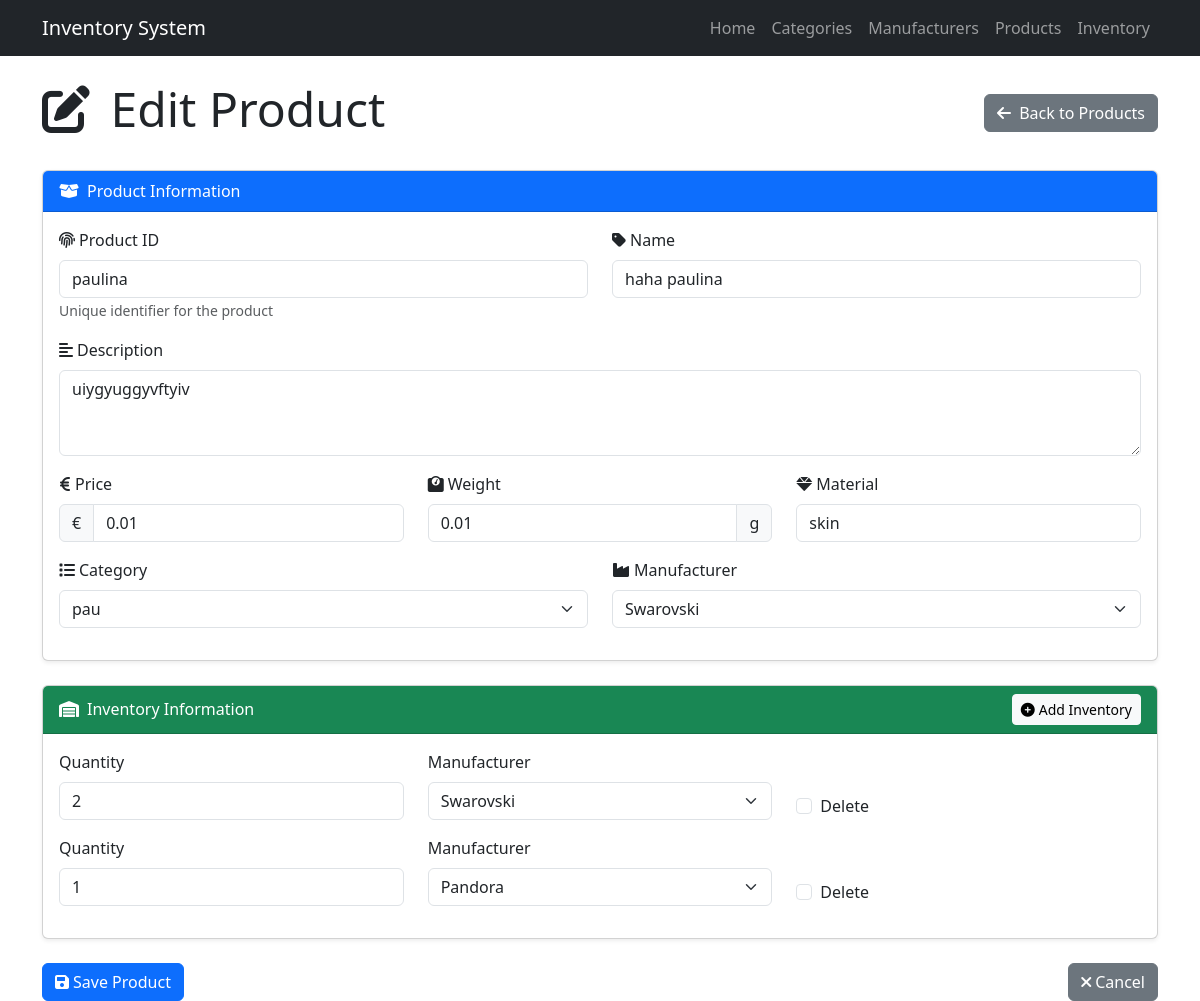
The app's page /pages/products_edit.php?id=paulina with its own data.
### tables this page shows
CREATE TABLE `preke` (
  `id` varchar(20) NOT NULL,
  `pavadinimas` varchar(200) NOT NULL,
  `aprasymas` text DEFAULT NULL,
  `kaina` decimal(10,2) NOT NULL,
  `svoris` decimal(10,2) DEFAULT NULL,
  `medziaga` varchar(100) DEFAULT NULL,
  `fk_GAMINTOJASgamintojo_id` varchar(20) NOT NULL,
  `fk_KATEGORIJAid_KATEGORIJA` int(11) NOT NULL
);

CREATE TABLE `kategorija` (
  `id_KATEGORIJA` int(11) NOT NULL,
  `pavadinimas` varchar(100) NOT NULL,
  `aprasymas` text DEFAULT NULL
);

CREATE TABLE `gamintojas` (
  `gamintojo_id` varchar(20) NOT NULL,
  `pavadinimas` varchar(100) NOT NULL,
  `salis` varchar(50) DEFAULT NULL,
  `kontaktai` text NOT NULL
);

CREATE TABLE `sandeliuojama_preke` (
  `id_SANDELIUOJAMA_PREKE` int(11) NOT NULL,
  `kiekis` int(11) NOT NULL DEFAULT 0,
  `fk_PREKEid` varchar(20) NOT NULL,
  `fk_GAMINTOJASgamintojo_id` varchar(20) NOT NULL
);

### pages/products_edit.php (the view, shortened to what this page needs)
<?php
include '../includes/header.php';
include '../includes/db_connect.php';
$product_id = isset($_GET['id']) ? $_GET['id'] : '';
$is_edit_mode = !empty($product_id);
$product_data = [];
$inventory_items = [];
$categories_query = "SELECT id_KATEGORIJA, pavadinimas FROM kategorija ORDER BY id_KATEGORIJA";
$categories_result = $conn->query($categories_query);
$manufacturers_query = "SELECT gamintojo_id, pavadinimas FROM gamintojas ORDER BY gamintojo_id";
$manufacturers_result = $conn->query($manufacturers_query);
if ($is_edit_mode) {
    $product_query = "SELECT * FROM preke WHERE id = ?";
    $stmt = $conn->prepare($product_query);
    $stmt->bind_param("s", $product_id);
    $stmt->execute();
    $result = $stmt->get_result();
    if ($result->num_rows > 0) {
        $product_data = $result->fetch_assoc();
    } else {
        $error_message = "Product not found.";
        $is_edit_mode = false;
    }
    $inventory_query = "SELECT sp.*, g.pavadinimas as manufacturer_name
                       FROM sandeliuojama_preke sp
                       JOIN gamintojas g ON sp.fk_GAMINTOJASgamintojo_id = g.gamintojo_id
                       WHERE sp.fk_PREKEid = ?";
    $stmt = $conn->prepare($inventory_query);
    $stmt->bind_param("s", $product_id);
    $stmt->execute();
    $inventory_result = $stmt->get_result();
    while ($item = $inventory_result->fetch_assoc()) {
        $inventory_items[] = $item;
    }
}
?>
<div class="container mt-4">
    <div class="d-flex justify-content-between align-items-center mb-4">
        <h1 class="display-5">
            <i class="fas fa-<?php echo $is_edit_mode ? 'edit' : 'plus-circle'; ?> me-2"></i>
            <?php echo $is_edit_mode ? 'Edit Product' : 'Add New Product'; ?>
        </h1>
        <a href="products.php" class="btn btn-secondary">
            <i class="fas fa-arrow-left me-1"></i> Back to Products
        </a>
    </div>
    <form method="post" action="">
        <div class="card mb-4 shadow-sm">
            <div class="card-header bg-primary text-white">
                <i class="fas fa-box-open me-2"></i>Product Information
            </div>
            <div class="card-body">
                <div class="row">
                    <div class="col-md-6 mb-3">
                        <label for="product_id" class="form-label">
                            <i class="fas fa-fingerprint me-1"></i>Product ID
                        </label>
                        <input type="text" class="form-control" id="product_id" name="product_id"
                            value="<?php echo htmlspecialchars($is_edit_mode ? $product_data['id'] : ''); ?>"
                            <?php echo $is_edit_mode ? 'readonly' : ''; ?> required>
                        <small class="form-text text-muted">Unique identifier for the product</small>
                    </div>
                    <div class="col-md-6 mb-3">
                        <label for="pavadinimas" class="form-label">
                            <i class="fas fa-tag me-1"></i>Name
                        </label>
                        <input type="text" class="form-control" id="pavadinimas" name="pavadinimas"
                            value="<?php echo htmlspecialchars($is_edit_mode ? $product_data['pavadinimas'] : ''); ?>" required>
                    </div>
                    <div class="col-md-12 mb-3">
                        <label for="aprasymas" class="form-label">
                            <i class="fas fa-align-left me-1"></i>Description
                        </label>
                        <textarea class="form-control" id="aprasymas" name="aprasymas" rows="3"><?php echo htmlspecialchars($is_edit_mode ? $product_data['aprasymas'] : ''); ?></textarea>
                    </div>
                    <div class="col-md-4 mb-3">
                        <label for="kaina" class="form-label">
                            <i class="fas fa-euro-sign me-1"></i>Price
                        </label>
                        <div class="input-group">
                            <span class="input-group-text">€</span>
                            <input type="number" class="form-control" id="kaina" name="kaina" step="0.01" min="0"
                                value="<?php echo $is_edit_mode ? $product_data['kaina'] : ''; ?>" required>
                        </div>
                    </div>
                    <div class="col-md-4 mb-3">
                        <label for="svoris" class="form-label">
                            <i class="fas fa-weight me-1"></i>Weight
                        </label>
                        <div class="input-group">
                            <input type="number" class="form-control" id="svoris" name="svoris" step="0.01" min="0"
                                value="<?php echo $is_edit_mode ? $product_data['svoris'] : ''; ?>" required>
                            <span class="input-group-text">g</span>
                        </div>
                    </div>
                    <div class="col-md-4 mb-3">
                        <label for="medziaga" class="form-label">
                            <i class="fas fa-gem me-1"></i>Material
                        </label>
                        <input type="text" class="form-control" id="medziaga" name="medziaga"
                            value="<?php echo htmlspecialchars($is_edit_mode ? $product_data['medziaga'] : ''); ?>">
                    </div>
                    <div class="col-md-6 mb-3">
                        <label for="category_id" class="form-label">
                            <i class="fas fa-list me-1"></i>Category
                        </label>
                        <select class="form-select" id="category_id" name="category_id" required>
                            <?php
                            $categories_result->data_seek(0);
                            while ($category = $categories_result->fetch_assoc()):
                            ?>
                                <option value="<?php echo $category['id_KATEGORIJA']; ?>"
                                    <?php echo ($is_edit_mode && $product_data['fk_KATEGORIJAid_KATEGORIJA'] == $category['id_KATEGORIJA']) ? 'selected' : ''; ?>>
                                    <?php echo htmlspecialchars($category['pavadinimas']); ?>
                                </option>
                            <?php endwhile; ?>
                        </select>
                    </div>
                    <div class="col-md-6 mb-3">
                        <label for="manufacturer_id" class="form-label">
                            <i class="fas fa-industry me-1"></i>Manufacturer
                        </label>
                        <select class="form-select" id="manufacturer_id" name="manufacturer_id" required>
                            <?php
                            $manufacturers_result->data_seek(0);
                            while ($manufacturer = $manufacturers_result->fetch_assoc()):
                            ?>
                                <option value="<?php echo $manufacturer['gamintojo_id']; ?>"
                                    <?php echo ($is_edit_mode && $product_data['fk_GAMINTOJASgamintojo_id'] == $manufacturer['gamintojo_id']) ? 'selected' : ''; ?>>
                                    <?php echo htmlspecialchars($manufacturer['pavadinimas']); ?>
                                </option>
                            <?php endwhile; ?>
                        </select>
                    </div>
                </div>
            </div>
        </div>
        <div class="card mb-4 shadow-sm">
            <div class="card-header bg-success text-white d-flex justify-content-between align-items-center">
                <span><i class="fas fa-warehouse me-2"></i>Inventory Information</span>
                <button type="button" class="btn btn-sm btn-light" id="add-inventory-row">
                    <i class="fas fa-plus-circle me-1"></i>Add Inventory
                </button>
            </div>
            <div class="card-body">
                <div id="inventory-container">
                    <?php if (!empty($inventory_items)): ?>
                        <?php foreach ($inventory_items as $index => $item): ?>
                            <div class="row mb-3 inventory-row">
                                <div class="col-md-4">
                                    <label class="form-label">Quantity</label>
                                    <input type="number" class="form-control" name="inventory_quantity[]"
                                        value="<?php echo $item['kiekis']; ?>" min="0" required>
                                </div>
                                <div class="col-md-4">
                                    <label class="form-label">Manufacturer</label>
                                    <select class="form-select" name="inventory_manufacturer[]" required>
                                        <?php
                                        $manufacturers_result->data_seek(0);
                                        while ($manufacturer = $manufacturers_result->fetch_assoc()):
                                            $selected = ($manufacturer['gamintojo_id'] == $item['fk_GAMINTOJASgamintojo_id']) ? 'selected' : '';
                                        ?>
                                            <option value="<?php echo $manufacturer['gamintojo_id']; ?>" <?php echo $selected; ?>>
                                                <?php echo htmlspecialchars($manufacturer['pavadinimas']); ?>
                                            </option>
                                        <?php endwhile; ?>
                                    </select>
                                </div>
                                <div class="col-md-4 d-flex align-items-end">
                                    <div class="form-check me-3">
                                        <input class="form-check-input" type="checkbox" name="delete_inventory[<?php echo $index; ?>]" value="1" id="delete-inventory-<?php echo $index; ?>">
                                        <label class="form-check-label" for="delete-inventory-<?php echo $index; ?>">
                                            Delete
                                        </label>
                                    </div>
                                </div>
                            </div>
                        <?php endforeach; ?>
                    <?php endif; ?>
                </div>
            </div>
        </div>
        <div class="d-flex justify-content-between mb-4">
            <button type="submit" name="save_product" class="btn btn-primary">
                <i class="fas fa-save me-1"></i>Save Product
            </button>
            <a href="products.php" class="btn btn-secondary">
                <i class="fas fa-times me-1"></i>Cancel
            </a>
        </div>
    </form>
</div>

### css/style.css (style rules this page uses)
html, body { height:100%; }
a { color: rgba(0,0,0,0.6); }

### records on screen
preke: product_id "paulina", pavadinimas "haha paulina", aprasymas "uiygyuggyvftyiv", kaina "0.01", svoris "0.01", medziaga "skin", category_id "pau", manufacturer_id "Swarovski"
sandeliuojama_preke: kiekis "2"
sandeliuojama_preke: kiekis "1"

### other values on screen
form field value "Swarovski"
form field value "Pandora"
